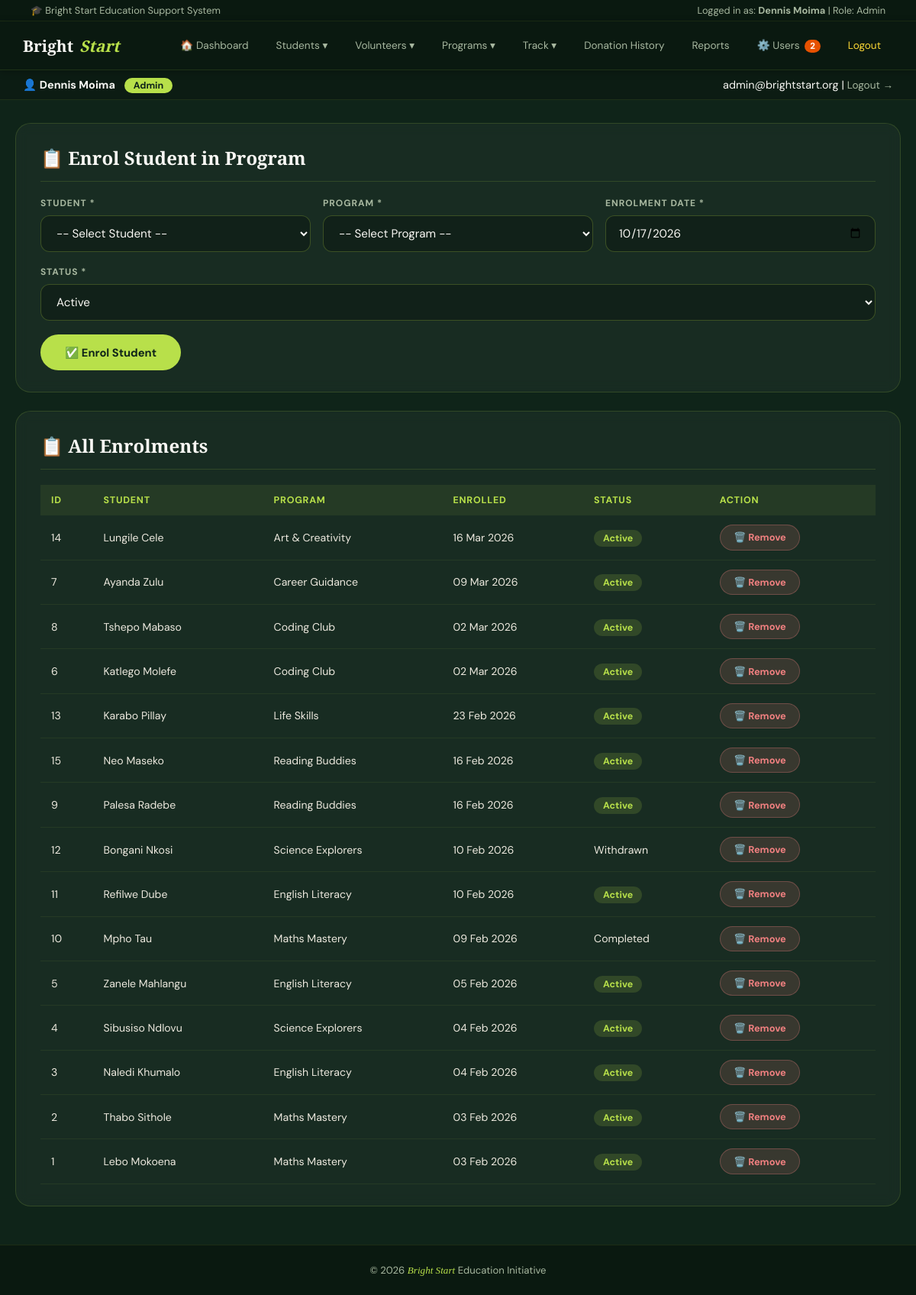
The page /enrolments.php (signed in) on the database its author committed.
### tables this page shows
CREATE TABLE tblenrolment (
    EnrolmentID   INT AUTO_INCREMENT PRIMARY KEY,
    StudentID     INT NOT NULL,
    ProgramID     INT NOT NULL,
    EnrolmentDate DATE NOT NULL,
    Status        VARCHAR(20) NOT NULL DEFAULT 'Active',   
    FOREIGN KEY (StudentID) REFERENCES tblstudent(StudentID) ON DELETE CASCADE,
    FOREIGN KEY (ProgramID) REFERENCES tblprogram(ProgramID) ON DELETE CASCADE
);

CREATE TABLE tblprogram (
    ProgramID   INT AUTO_INCREMENT PRIMARY KEY,
    ProgramName VARCHAR(100) NOT NULL,
    Description TEXT,
    StartDate   DATE NOT NULL,
    EndDate     DATE NOT NULL,
    Status      VARCHAR(20) NOT NULL DEFAULT 'Active'    
);

### enrolments.php (the view, shortened to what this page needs)
<?php
require_once 'includes/DBConn.php';
$enrolments=$conn->query(
    "SELECT e.*,
            CONCAT(s.FirstName,' ',s.LastName) AS StudentName,
            p.ProgramName
     FROM tblEnrolment e
     JOIN tblStudent s ON e.StudentID=s.StudentID
     JOIN tblProgram p ON e.ProgramID=p.ProgramID
     ORDER BY e.EnrolmentDate DESC"
);
?>
<!DOCTYPE html>
<html lang="en">
<head>
    <link rel="stylesheet" href="css/style.css">
</head>
<body>
<?php include 'includes/nav.php'; ?>
<div class="container">
    <div class="card">
        <h2>📋 Enrol Student in Program</h2>
        <form method="POST" action="enrolments.php">
            <div class="form-grid-3">
                <div class="form-group">
                    <label>Student *</label>
                    <select name="student_id" required>
                        <option value="">-- Select Student --</option>
                    </select>
                </div>
                <div class="form-group">
                    <label>Program *</label>
                    <select name="program_id" required>
                        <option value="">-- Select Program --</option>
                    </select>
                </div>
                <div class="form-group">
                    <label>Enrolment Date *</label>
                    <input type="date" name="enrolment_date"
                           value="<?= date('Y-m-d') ?>" required>
                </div>
            </div>
            <div class="form-group">
                <label>Status *</label>
                <select name="status">
                    <option value="Active">Active</option>
                </select>
            </div>
            <button type="submit" class="btn btn-primary">
                ✅ Enrol Student
            </button>
        </form>
    </div>
    <div class="card">
        <h2>📋 All Enrolments</h2>
        <table class="data-table">
            <thead>
                <tr>
                    <th>ID</th><th>Student</th><th>Program</th>
                    <th>Enrolled</th><th>Status</th><th>Action</th>
                </tr>
            </thead>
            <tbody>
            <?php if ($enrolments && $enrolments->num_rows>0):
                while ($e=$enrolments->fetch_assoc()): ?>
                <tr>
                    <td><?= $e['EnrolmentID'] ?></td>
                    <td><?= htmlspecialchars($e['StudentName']) ?></td>
                    <td><?= htmlspecialchars($e['ProgramName']) ?></td>
                    <td><?= date('d M Y',strtotime($e['EnrolmentDate'])) ?></td>
                    <td>
                        <span class="badge-<?= strtolower($e['Status']) ?>">
                            <?= $e['Status'] ?>
                        </span>
                    </td>
                    <td>
                        <a href="enrolments.php?delete=<?= $e['EnrolmentID'] ?>"
                           class="btn btn-danger btn-sm"
                           onclick="return confirm('Remove enrolment?')">
                            🗑️ Remove
                        </a>
                    </td>
                </tr>
            <?php endwhile;
            endif; ?>
            </tbody>
        </table>
    </div>
</div>
<footer>
    <p>&copy; 2026 <span>Bright Start</span> Education Initiative</p>
</footer>
</body>
</html>

### css/style.css (style rules this page uses)
:root { --primary: #1a3a2a; --secondary: #2d5a3d; --green-deep: #0f2419; --accent: #b8e04a; --accent-dark: #d4f06e; --light-bg: #16301f; --white: #f9f8f4; --off-white: #ede9df; --text-dark: #f9f8f4; --text-light: #a8b8a0; --border: rgba(184,224,74,0.2); --success: #b8e04a; --warning: #f0a500; --danger: #f08080; --font: 'DM Sans', sans-serif; --font-heading:'Playfair Display', serif; }
*, *::before, *::after { box-sizing: border-box; margin: 0; padding: 0; }
body { font-family: var(--font); background: var(--green-deep); color: var(--white); min-height: 100vh; }
.container { max-width: 1200px; margin: 30px auto; padding: 0 20px; }
.card { background: rgba(255,255,255,0.04); border: 1px solid rgba(184,224,74,0.15); border-radius: 1.25rem; padding: 28px 32px; margin-bottom: 24px; backdrop-filter: blur(8px); }
.card h2 { margin-bottom: 20px; color: var(--white); font-family: var(--font-heading); font-size: 1.5rem; padding-bottom: 14px; border-bottom: 1px solid rgba(184,224,74,0.15); display: flex; align-items: center; gap: 8px; }
.form-group { margin-bottom: 18px; }
.form-group label { display: block; font-size: .75rem; font-weight: 700; letter-spacing: 0.08em; text-transform: uppercase; color: var(--text-light); margin-bottom: 8px; }
.form-group input, .form-group select, .form-group textarea { width: 100%; padding: 12px 16px; border: 1px solid rgba(184,224,74,0.25); border-radius: 0.75rem; font-size: .95rem; font-family: var(--font); background: rgba(0,0,0,0.25); color: var(--white); transition: border-color .2s, box-shadow .2s; }
.form-group input::placeholder, .form-group textarea::placeholder { color: rgba(168,184,160,0.5); }
.form-group select option { background: var(--primary); color: var(--white); }
.form-grid-3 { display: grid; grid-template-columns: 1fr 1fr 1fr; gap: 16px; }
.btn { display: inline-block; padding: 0.85rem 2rem; border: none; border-radius: 100px; font-size: .92rem; font-weight: 700; cursor: pointer; text-decoration: none; font-family: var(--font); transition: background .2s, transform .15s, opacity .2s; }
.btn-primary { background: var(--accent); color: var(--green-deep); }
.btn-danger { background: rgba(240,128,128,0.15); color: #f08080; border: 1px solid rgba(240,128,128,0.3); }
.btn-sm { padding: 0.45rem 1.1rem; font-size: .8rem; }
.data-table { width: 100%; border-collapse: collapse; font-size: .88rem; margin-top: 8px; }
.data-table thead tr { background: rgba(184,224,74,0.08); }
.data-table thead th { padding: 12px 14px; text-align: left; font-weight: 700; color: var(--accent); font-size: .78rem; letter-spacing: .06em; text-transform: uppercase; }
.data-table tbody tr { border-bottom: 1px solid rgba(184,224,74,0.08); transition: background .15s; }
.data-table tbody td { padding: 12px 14px; vertical-align: middle; color: var(--off-white); }
.badge-active, .badge-present { background: rgba(184,224,74,0.15); color: var(--accent); border-radius: 100px; padding: 3px 12px; font-size: .78rem; font-weight: 700; }
footer { background: rgba(10,24,16,0.9); color: var(--text-light); text-align: center; padding: 24px; font-size: .82rem; margin-top: 50px; border-top: 1px solid rgba(184,224,74,0.1); }
footer span { color: var(--accent); font-style: italic; font-family: var(--font-heading); }

### rows shown on the page
tblenrolment: EnrolmentID "14", StudentName "Lungile Cele", ProgramID.ProgramName "Art & Creativity", EnrolmentDate "16 Mar 2026", Status "Active"
tblenrolment: EnrolmentID "7", StudentName "Ayanda Zulu", ProgramID.ProgramName "Career Guidance", EnrolmentDate "09 Mar 2026", Status "Active"
tblenrolment: EnrolmentID "8", StudentName "Tshepo Mabaso", ProgramID.ProgramName "Coding Club", EnrolmentDate "02 Mar 2026", Status "Active"
tblenrolment: EnrolmentID "6", StudentName "Katlego Molefe", ProgramID.ProgramName "Coding Club", EnrolmentDate "02 Mar 2026", Status "Active"
tblenrolment: EnrolmentID "13", StudentName "Karabo Pillay", ProgramID.ProgramName "Life Skills", EnrolmentDate "23 Feb 2026", Status "Active"
tblenrolment: EnrolmentID "15", StudentName "Neo Maseko", ProgramID.ProgramName "Reading Buddies", EnrolmentDate "16 Feb 2026", Status "Active"
tblenrolment: EnrolmentID "9", StudentName "Palesa Radebe", ProgramID.ProgramName "Reading Buddies", EnrolmentDate "16 Feb 2026", Status "Active"
tblenrolment: EnrolmentID "12", StudentName "Bongani Nkosi", ProgramID.ProgramName "Science Explorers", EnrolmentDate "10 Feb 2026", Status "Withdrawn"
tblenrolment: EnrolmentID "11", StudentName "Refilwe Dube", ProgramID.ProgramName "English Literacy", EnrolmentDate "10 Feb 2026", Status "Active"
tblenrolment: EnrolmentID "10", StudentName "Mpho Tau", ProgramID.ProgramName "Maths Mastery", EnrolmentDate "09 Feb 2026", Status "Completed"
tblenrolment: EnrolmentID "5", StudentName "Zanele Mahlangu", ProgramID.ProgramName "English Literacy", EnrolmentDate "05 Feb 2026", Status "Active"
tblenrolment: EnrolmentID "4", StudentName "Sibusiso Ndlovu", ProgramID.ProgramName "Science Explorers", EnrolmentDate "04 Feb 2026", Status "Active"
tblenrolment: EnrolmentID "3", StudentName "Naledi Khumalo", ProgramID.ProgramName "English Literacy", EnrolmentDate "04 Feb 2026", Status "Active"
tblenrolment: EnrolmentID "2", StudentName "Thabo Sithole", ProgramID.ProgramName "Maths Mastery", EnrolmentDate "03 Feb 2026", Status "Active"
tblenrolment: EnrolmentID "1", StudentName "Lebo Mokoena", ProgramID.ProgramName "Maths Mastery", EnrolmentDate "03 Feb 2026", Status "Active"

### other values the page prints
$currentUser "Dennis Moima"
$currentRole "Admin"
$pendingNavCount "2"
$currentEmail "admin@brightstart.org"
